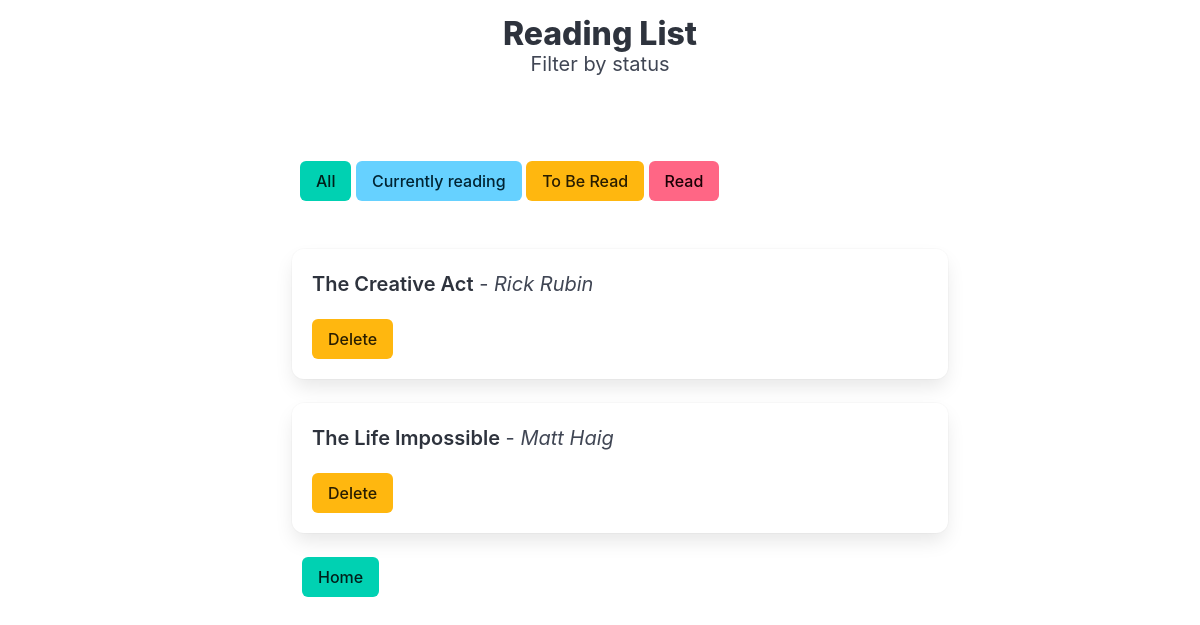
The page /view/to_be_read on the database its author committed.
### tables this page shows
CREATE TABLE book (
            book_id INTEGER PRIMARY KEY AUTOINCREMENT,
            title TEXT NOT NULL,
            author TEXT NOT NULL,
            status TEXT,
            added_at TEXT NOT NULL
        );

### app.py (the view)
@app.route('/view/<status>')
def viewbystatus(status):
    books = get_books_by_status(status)
    return render_template('viewtitle.html', books = books, current_status = status)

### database.py (called while the page is built)
def get_db():
    conn = sqlite3.connect('book.db')
    conn.row_factory = sqlite3.Row
    return conn

def get_books_by_status(status):
    conn = get_db()
    cursor = conn.cursor()
    books = cursor.execute('SELECT * FROM book where status = ?', (status,)).fetchall()
    result = []
    for book in books:
        result.append({
            'id': book['book_id'],
            'title': book['title'],
            'author': book['author'],
            'status': book['status']
        })
    conn.close()
    return result

### templates/viewtitle.html (shortened to what this page needs)
<!DOCTYPE html>
<html lang="en">
<head>
    <link rel="stylesheet" href="https://cdn.jsdelivr.net/npm/bulma@1.0.4/css/bulma.min.css">
    <link rel="stylesheet" href="../static/style.css">
</head>
<body>
    <h1 class="title has-text-centered mt-4">Reading List</h1>
    <h2 class="subtitle has-text-centered">Filter by status</h2>
    <div class="column is-three-fifths is-offset-one-fifth">
        <div class="section">
            <a href="/view"><button class="button is-primary">All</button></a>
            <a href="/view/currently_reading"><button class="button is-info">Currently reading</button></a>
            <a href="/view/to_be_read"><button class="button is-warning">To Be Read</button></a>
            <a href="/view/read"><button class="button is-danger">Read</button></a>
        </div>
        <div class="content is-medium">
            <ul>
                {% for book in books %}
                <li class="box">
                    <p class="listing"><strong>{{ book.title }}</strong> - <em>{{ book.author}}</em></p>
                    <form method="POST" action="/delete/{{ book.id }}" style="display: inline;">
            <button class="button is-warning" type="submit" onclick="return confirm('Delete this book?')">Delete</button>
        </form>
                </li>
                {% endfor %}
            </ul>
        </div>
        <a href="{{url_for('tracker')}}" id="homebutton">
                <button class="button is-primary">Home</button>
            </a>
    </div>
</body>
</html>

### static/style.css (style rules this page uses)
li { list-style-type: none; }
a#homebutton { margin-left: 50px; margin-top: 20px; }

### rows shown on the page
book: title "The Creative Act", author "Rick Rubin"
book: title "The Life Impossible", author "Matt Haig"
